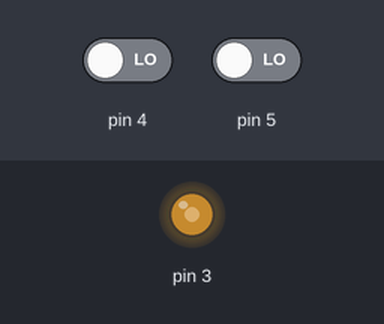
This sketch was run on a simulated Arduino Uno, built with avr-gcc and run on an emulated ATmega328P. Shown: output pins drawn as LEDs (lit = HIGH). The test bench sets the inputs (shaded band); at power-on: pin 4 LOW, pin 5 LOW.

Above: at 1.2 s.
1.3 s: pin 4 driven HIGH
At 3.66 s:
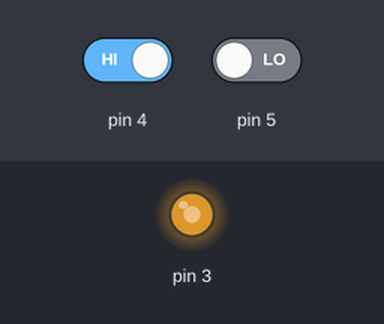
4.3 s: pin 4 driven LOW
5.8 s: pin 4 driven HIGH
At 10.1 s:
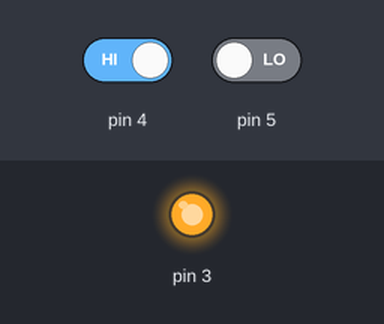
Timing chart, 0 to 11.6 s (numbered marks = the images above; inputs shaded):
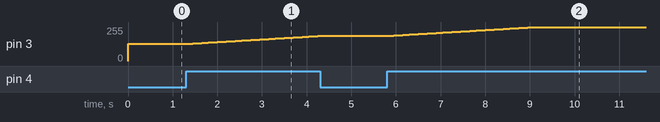

The sketch:

2pul.ino
```cpp
int ledverde=2;
int ledrojo=3;
int estado=0;     // comparar si mi estado es alto o bajo
int encender=0;    // si mi estado es alto encender el rele
int anterior=0;    // nos regresa al estado de apagdao
int     brillo=128;
int val=0;
bool inicio = false;   /// se coloca un inicio como menu


void setup() {
  // put your setup code here, to run once:

 pinMode(4, INPUT);
  pinMode(3, OUTPUT);
  pinMode(5, INPUT);
   analogWrite(3, brillo);    //Modifica el brillo del LED por medio de una señal PWM
  /// delay(3000);
 ////   inicio = true; ///////// nos manda directamente al menu o al inicio


}

void loop() {


  // put your main code here, to run repeatedly:
 estado = digitalRead(4);

 if (estado == 1)  // si el estado es 0 se enciende el rele

 {

    brillo++;      //Aumenta el brillo si se presiona el pulsador

 if (brillo >= 255)
    {
      brillo = 255;    //El brillo no aumenta mas alla de 255
    }

 }


 val = digitalRead(5);

 if (val == 1)  // si el estado es 0 se enciende el rele
{    // funcion llamada cuando es diferente a 1
      brillo--;    //Disminuye el brillo si se presiona el pulsador

    if (brillo <= 0)
    {
      brillo = 0;     //El brillo no puede ser menor de cero

    }

  }

 if (val && estado == 1)  // si el estado es 0 se enciende el rele
 {
   brillo++;      //Aumenta el brillo si se presiona el pulsador

 if (brillo >= 255)
    {
      brillo = 255;    //El brillo no aumenta mas alla de 255
    }
  }

  analogWrite(3, brillo);    //Modifica el brillo del LED por medio de una señal PWM
  delay(50);
  }
```

Measured:
- after the input at 1.3 s, pin 3: moves from 128/255 to 188/255 over 3.0 s, starting at once
- after the input at 4.3 s, pin 3: stays 188/255 (without the input it goes to 189/255 after 0.00 s)
- after the input at 5.8 s, pin 3: moves from 188/255 to 255/255 over 3.3 s, starting at once
